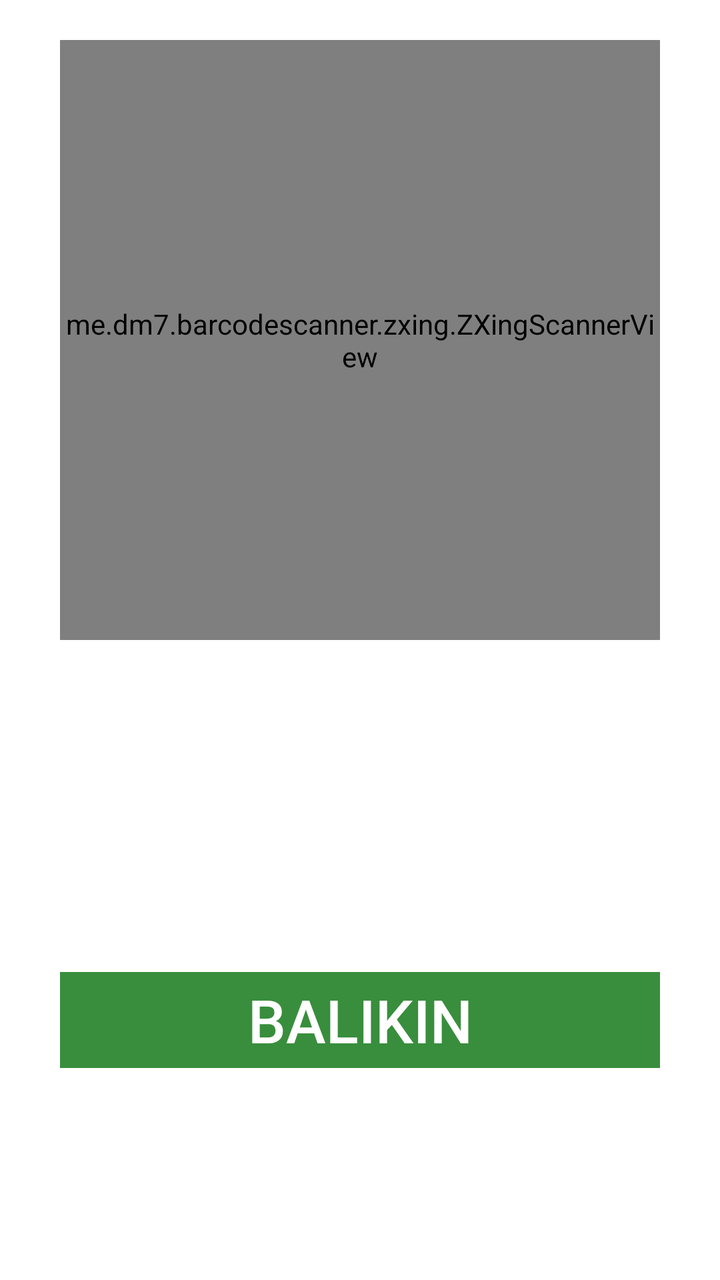
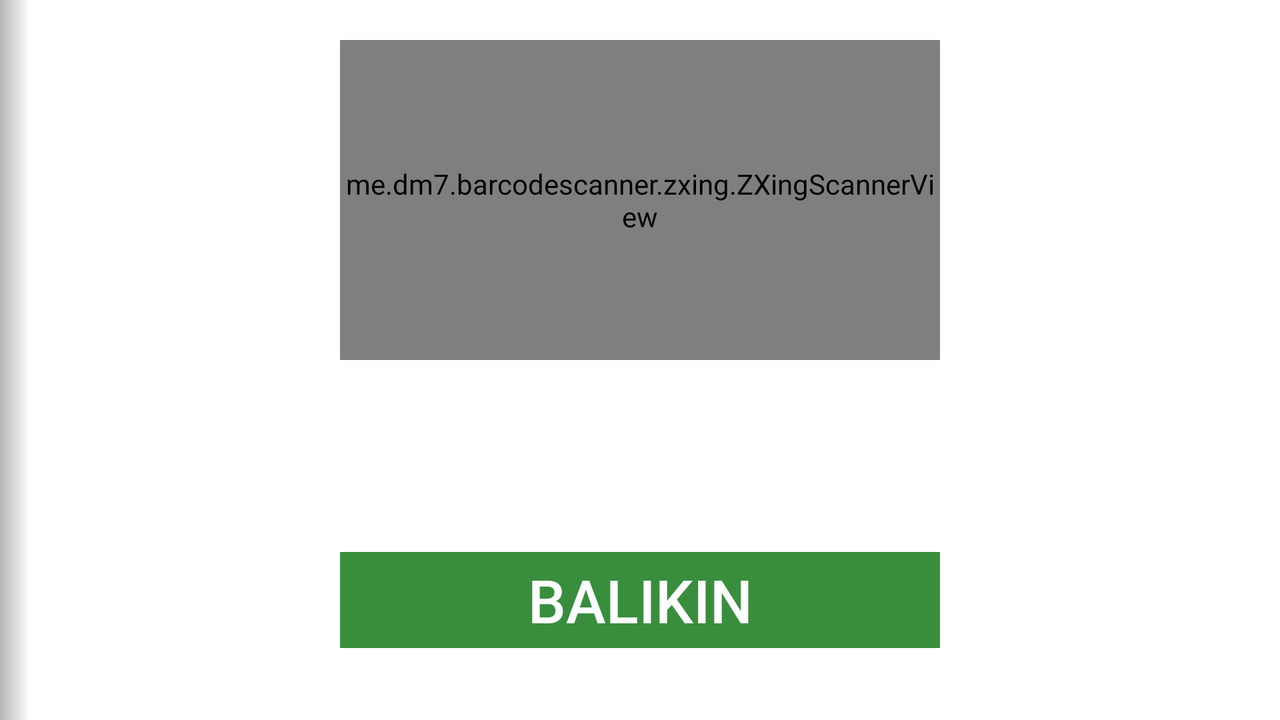

Two renders of one Android screen. The first uses the default layout on a phone; the second uses the alternative layout the repository ships for a different screen configuration, on a matching device. The two XML files are below.
<!-- AndroidManifest.xml: application theme AppTheme -->
<!-- res/layout/fragment_detail.xml -->
<FrameLayout xmlns:android="http://schemas.android.com/apk/res/android"
    xmlns:tools="http://schemas.android.com/tools"
    android:layout_width="match_parent"
    android:layout_height="match_parent"
    android:background="@color/white"
    tools:context="com.tokopedia.devicetracker.ui.mainuser.fragment.DeviceDetailFragment">


    <LinearLayout
        android:layout_width="match_parent"
        android:layout_height="match_parent"
        android:layout_margin="20sp"
        android:orientation="vertical"
        tools:ignore="UselessParent">


        <RelativeLayout
            android:layout_width="300sp"
            android:layout_height="match_parent"
            android:layout_gravity="center"
            android:layout_weight="1"
            android:background="@color/white">

            <me.dm7.barcodescanner.zxing.ZXingScannerView
                android:id="@+id/zxing_view"
                android:layout_width="match_parent"
                android:layout_height="match_parent"
                android:background="@color/white" />
        </RelativeLayout>


        <RelativeLayout
            android:layout_width="match_parent"
            android:layout_height="match_parent"
            android:layout_weight="1"
            android:animateLayoutChanges="true">

            <RelativeLayout
                android:id="@+id/layout_1"
                android:layout_width="match_parent"
                android:layout_height="match_parent"
                android:background="@color/white"
                android:gravity="center">

                <EditText
                    android:id="@+id/et_employee_name_1"
                    android:layout_width="300sp"
                    android:layout_height="wrap_content"
                    android:enabled="false"
                    android:gravity="center"
                    android:inputType="none"
                    android:textSize="18sp" />

                <Button
                    android:id="@+id/btn_borrow"
                    android:layout_width="300sp"
                    android:layout_height="wrap_content"
                    android:layout_below="@+id/et_employee_name_1"
                    android:background="@color/primary_dark"
                    android:enabled="false"
                    android:text="PINJAM"
                    android:textColor="@color/white"
                    android:textSize="30sp"
                    android:textStyle="normal" />
            </RelativeLayout>


            <RelativeLayout
                android:id="@+id/layout_2"
                android:layout_width="match_parent"
                android:layout_height="match_parent"
                android:background="@color/white"
                android:gravity="center_vertical">


                <TextView
                    android:id="@+id/tv_desc_borrow_data"
                    android:layout_width="wrap_content"
                    android:layout_height="wrap_content"
                    android:layout_centerHorizontal="true"
                    android:layout_marginTop="20sp"
                    android:gravity="center"
                    android:textColor="@color/primary_text"
                    android:textSize="30sp" />

                <Button
                    android:id="@+id/btn_back"
                    android:layout_width="300sp"
                    android:layout_height="wrap_content"
                    android:layout_below="@+id/tv_desc_borrow_data"
                    android:layout_centerHorizontal="true"
                    android:layout_marginTop="20sp"
                    android:background="@color/primary_dark"
                    android:enabled="false"
                    android:text="BALIKIN"
                    android:textColor="@color/white"
                    android:textSize="30sp" />
            </RelativeLayout>


        </RelativeLayout>
    </LinearLayout>

    <RelativeLayout
        android:id="@+id/layout_progress"
        android:layout_width="match_parent"
        android:layout_height="match_parent"
        android:background="@color/white"
        android:visibility="gone">

        <ProgressBar
            android:layout_width="@dimen/abc_action_bar_default_height_material"
            android:layout_height="@dimen/abc_action_bar_default_height_material"
            android:layout_centerHorizontal="true"
            android:layout_centerVertical="true" />

    </RelativeLayout>

    <RelativeLayout
        android:id="@+id/layout_empty"
        android:layout_width="match_parent"
        android:layout_height="match_parent"
        android:background="@color/white"
        android:visibility="gone">


    </RelativeLayout>
</FrameLayout>
<!-- resources referenced by this layout -->
<resources>
  <color name="primary_dark">#388E3C</color>
  <color name="primary_text">#212121</color>
  <color name="white">#ffffff</color>
  <!-- from res/values-v21/ -->
  <style name="AppTheme" parent="Theme.AppCompat.Light.DarkActionBar">
          
          <item name="colorPrimary">@color/primary</item>
          <item name="colorPrimaryDark">@color/primary_dark</item>
          <item name="colorAccent">@color/accent</item>
          <item name="android:divider">@color/divider</item>
          <item name="android:textColor">@color/primary_text</item>
          <item name="android:navigationBarColor">@color/primary_dark</item>
          <item name="android:icon">@color/icons</item>
      </style>
  <color name="primary">#4CAF50</color>
  <color name="accent">#8BC34A</color>
  <color name="divider">#B6B6B6</color>
  <color name="icons">#FFFFFF</color>
</resources>
<!-- res/layout-land/fragment_detail.xml (the repository's variant of the layout above) -->
<!-- drawn on the phone turned sideways -->
<FrameLayout xmlns:android="http://schemas.android.com/apk/res/android"
    xmlns:tools="http://schemas.android.com/tools"
    android:layout_width="match_parent"
    android:layout_height="match_parent"
    android:background="@color/white"
    tools:context="com.tokopedia.devicetracker.ui.mainuser.fragment.DeviceDetailFragment">

    <View
        android:layout_width="15dp"
        android:layout_height="fill_parent"
        android:background="@drawable/shadow_left" />

    <LinearLayout
        android:layout_width="match_parent"
        android:layout_height="match_parent"
        android:layout_margin="20sp"
        android:orientation="vertical"
        tools:ignore="UselessParent">


        <RelativeLayout
            android:layout_width="300sp"
            android:layout_height="match_parent"
            android:layout_gravity="center"
            android:layout_weight="1"
            android:background="@color/white">

            <me.dm7.barcodescanner.zxing.ZXingScannerView
                android:id="@+id/zxing_view"
                android:layout_width="match_parent"
                android:layout_height="match_parent"
                android:background="@color/white" />
        </RelativeLayout>


        <RelativeLayout
            android:layout_width="match_parent"
            android:layout_height="match_parent"
            android:layout_weight="1"
            android:animateLayoutChanges="true">

            <RelativeLayout
                android:id="@+id/layout_1"
                android:layout_width="match_parent"
                android:layout_height="match_parent"
                android:background="@color/white"
                android:gravity="center">

                <EditText
                    android:id="@+id/et_employee_name_1"
                    android:layout_width="300sp"
                    android:layout_height="wrap_content"
                    android:enabled="false"
                    android:gravity="center"
                    android:inputType="none"
                    android:textSize="18sp" />

                <Button
                    android:id="@+id/btn_borrow"
                    android:layout_width="300sp"
                    android:layout_height="wrap_content"
                    android:layout_below="@+id/et_employee_name_1"
                    android:background="@color/primary_dark"
                    android:enabled="false"
                    android:text="PINJAM"
                    android:textColor="@color/white"
                    android:textSize="30sp"
                    android:textStyle="normal" />
            </RelativeLayout>


            <RelativeLayout
                android:id="@+id/layout_2"
                android:layout_width="match_parent"
                android:layout_height="match_parent"
                android:background="@color/white"
                android:gravity="center_vertical">


                <TextView
                    android:id="@+id/tv_desc_borrow_data"
                    android:layout_width="wrap_content"
                    android:layout_height="wrap_content"
                    android:layout_centerHorizontal="true"
                    android:layout_marginTop="20sp"
                    android:gravity="center"
                    android:textColor="@color/primary_text"
                    android:textSize="30sp" />

                <Button
                    android:id="@+id/btn_back"
                    android:layout_width="300sp"
                    android:layout_height="wrap_content"
                    android:layout_below="@+id/tv_desc_borrow_data"
                    android:layout_centerHorizontal="true"
                    android:layout_marginTop="20sp"
                    android:background="@color/primary_dark"
                    android:enabled="false"
                    android:text="BALIKIN"
                    android:textColor="@color/white"
                    android:textSize="30sp" />
            </RelativeLayout>


        </RelativeLayout>
    </LinearLayout>

    <RelativeLayout
        android:id="@+id/layout_progress"
        android:layout_width="match_parent"
        android:layout_height="match_parent"
        android:background="@color/white"
        android:visibility="gone">

        <ProgressBar
            android:layout_width="@dimen/abc_action_bar_default_height_material"
            android:layout_height="@dimen/abc_action_bar_default_height_material"
            android:layout_centerHorizontal="true"
            android:layout_centerVertical="true" />

    </RelativeLayout>

    <RelativeLayout
        android:id="@+id/layout_empty"
        android:layout_width="match_parent"
        android:layout_height="match_parent"
        android:background="@color/white"
        android:visibility="gone">


    </RelativeLayout>
</FrameLayout>
<!-- resources referenced by the variant -->
<!-- as the phone turned sideways resolves them -->
<resources>
  <color name="primary_dark">#388E3C</color>
  <color name="primary_text">#212121</color>
  <color name="white">#ffffff</color>
  <!-- drawable shadow_left (drawable) -->
  <shape xmlns:android="http://schemas.android.com/apk/res/android">
      <gradient
          android:angle="0"
          android:endColor="#00000000"
          android:startColor="@color/divider" />
  </shape>
  <!-- from res/values-v21/ -->
  <style name="AppTheme" parent="Theme.AppCompat.Light.DarkActionBar">
          
          <item name="colorPrimary">@color/primary</item>
          <item name="colorPrimaryDark">@color/primary_dark</item>
          <item name="colorAccent">@color/accent</item>
          <item name="android:divider">@color/divider</item>
          <item name="android:textColor">@color/primary_text</item>
          <item name="android:navigationBarColor">@color/primary_dark</item>
          <item name="android:icon">@color/icons</item>
      </style>
  <color name="divider">#B6B6B6</color>
  <color name="primary">#4CAF50</color>
  <color name="accent">#8BC34A</color>
  <color name="icons">#FFFFFF</color>
</resources>
